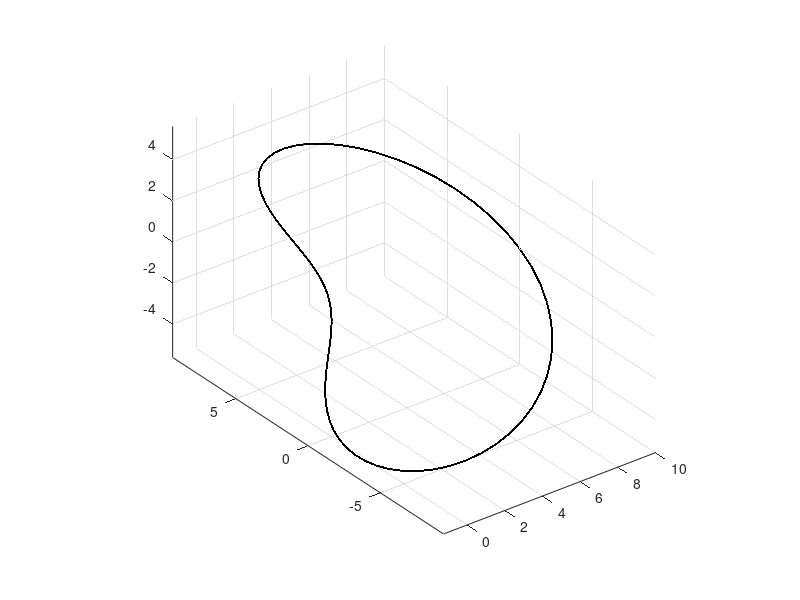

The MATLAB source for this figure:
c = input('Enter a number for c: ' );
a = input('Enter a number for a (less than c): ');
u = 0 : pi / 36 : 2*pi;
m = length(u);
v = 0 : pi / 36 : 2*pi;
n = length(v);

U = repmat(u, m, 1);
V = repmat(v, n, 1);

X = ( c + a * cos(V)).*cos(U);
Y = ( c + a * cos(V)).*sin(U);
Z = a*sin(V);

surf(X,Y,Z)

daspect([1 1 1])
axis vis3d
